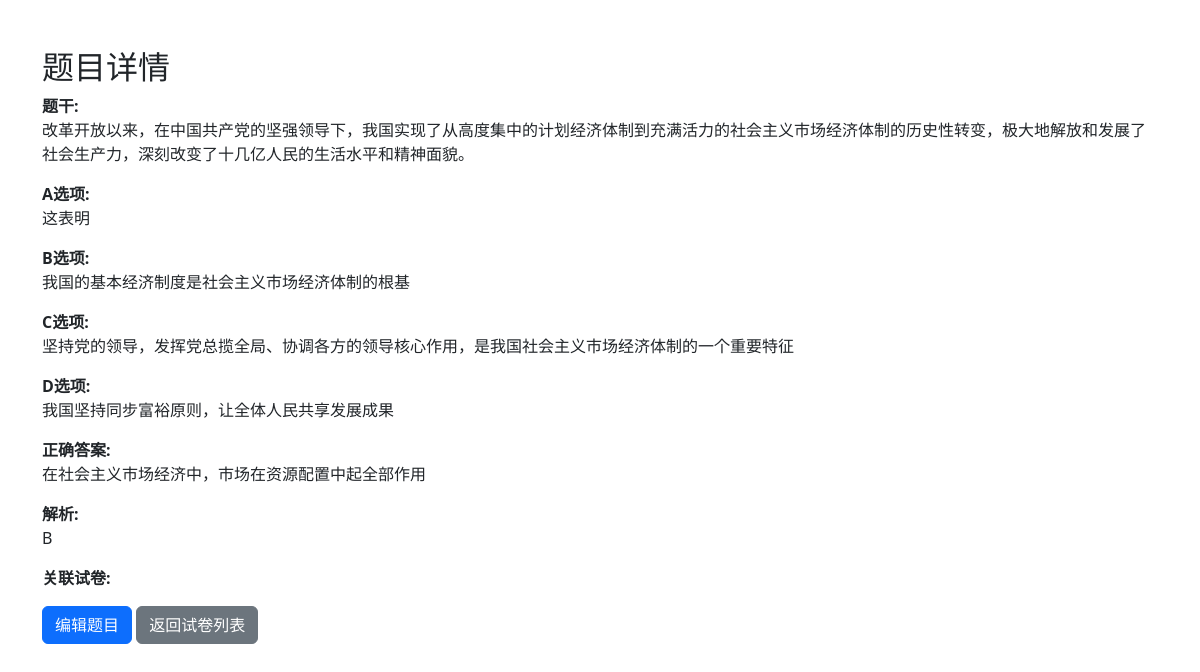
Page /questions/5 on the committed database.
### tables this page shows
CREATE TABLE questions (
        id INTEGER PRIMARY KEY AUTOINCREMENT,
        question_type TEXT NOT NULL,  -- '选择题', '填空题', '问答题'
        material TEXT NOT NULL,       -- 材料部分
        question_text TEXT NOT NULL,  -- 设问
        option_a TEXT,  -- 选项A
        option_b TEXT,  -- 选项B
        option_c TEXT,  -- 选项C
        option_d TEXT,  -- 选项D
        correct_answer TEXT,  -- 正确答案
        analysis TEXT  -- 解析
    );

### app.py (the view)
@app.route('/questions/<int:id>')
def question_detail(id):
    conn = get_db_connection()
    cursor = conn.cursor()
    cursor.execute('SELECT * FROM questions WHERE id = ?', (id,))
    question = cursor.fetchone()
    if question is None:
        return "题目未找到", 404  # 如果题目不存在，返回错误
    cursor.execute('''
        SELECT ep.title FROM exam_paper ep
        JOIN exam_paper_question epq ON ep.id = epq.exam_paper_id
        WHERE epq.question_id = ?
    ''', (id,))
    exam_papers = cursor.fetchall()
    conn.close()
    return render_template('question_detail.html', question=question, exam_papers=exam_papers)

### app.py (called while the page is built)
def get_db_connection():
    conn = sqlite3.connect('sztweb.db')
    conn.row_factory = sqlite3.Row
    return conn

### templates/question_detail.html (shortened to what this page needs)
<!DOCTYPE html>
<html lang="en">
<head>
    <link href="https://cdn.jsdelivr.net/npm/bootstrap@5.3.0/dist/css/bootstrap.min.css" rel="stylesheet">
</head>
<body class="container mt-5">
    <h2>题目详情</h2>
    <div class="form-group">
        <label for="question_text"><strong>题干:</strong></label>
        <p>{{ question[2] }}</p>
    </div>
    <div class="form-group">
        <label><strong>A选项:</strong></label>
        <p>{{ question[3] }}</p>
    </div>
    <div class="form-group">
        <label><strong>B选项:</strong></label>
        <p>{{ question[4] }}</p>
    </div>
    <div class="form-group">
        <label><strong>C选项:</strong></label>
        <p>{{ question[5] }}</p>
    </div>
    <div class="form-group">
        <label><strong>D选项:</strong></label>
        <p>{{ question[6] }}</p>
    </div>
    <div class="form-group">
        <label><strong>正确答案:</strong></label>
        <p>{{ question[7] }}</p>
    </div>
    <div class="form-group">
        <label><strong>解析:</strong></label>
        <p>{{ question[8] }}</p>
    </div>
    <div class="form-group">
        <label><strong>关联试卷:</strong></label>
    </div>
    <a href="{{ url_for('question_edit', id=question[0]) }}" class="btn btn-primary">编辑题目</a>
    <a href="{{ url_for('list_exam_papers') }}" class="btn btn-secondary">返回试卷列表</a>
</body>
</html>

### rows in the picture
questions: material "改革开放以来，在中国共产党的坚强领导下，我国实现了从高度集中的计划经济体制到充满活力的社会主义市场经济体制的历史性转变，极大地解放和发展了社会生产力，深刻改变了十几亿人民的生活水平和精神面貌。", question_text "这表明", option_a "我国的基本经济制度是社会主义市场经济体制的根基", option_b "坚持党的领导，发挥党总揽全局、协调各方的领导核心作用，是我国社会主义市场经济体制的一个重要特征", option_c "我国坚持同步富裕原则，让全体人民共享发展成果", option_d "在社会主义市场经济中，市场在资源配置中起全部作用", correct_answer "B"
